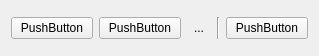
<?xml version="1.0" encoding="UTF-8"?>
<ui version="4.0">
 <class>ColourContextWidget</class>
 <widget class="QWidget" name="ColourContextWidget">
  <property name="geometry">
   <rect>
    <x>0</x>
    <y>0</y>
    <width>319</width>
    <height>56</height>
   </rect>
  </property>
  <property name="sizePolicy">
   <sizepolicy hsizetype="Preferred" vsizetype="Fixed">
    <horstretch>0</horstretch>
    <verstretch>0</verstretch>
   </sizepolicy>
  </property>
  <property name="windowTitle">
   <string>Form</string>
  </property>
  <layout class="QGridLayout" name="gridLayout">
   <item row="0" column="0">
    <widget class="ColourSwatch" name="primaryColourSwatch">
     <property name="text">
      <string>PushButton</string>
     </property>
    </widget>
   </item>
   <item row="0" column="4">
    <widget class="Line" name="line">
     <property name="orientation">
      <enum>Qt::Vertical</enum>
     </property>
    </widget>
   </item>
   <item row="0" column="2">
    <widget class="ColourSwatch" name="secondaryColourSwatch">
     <property name="text">
      <string>PushButton</string>
     </property>
    </widget>
   </item>
   <item row="0" column="5">
    <widget class="ColourSwatch" name="backgroundColourSwatch">
     <property name="text">
      <string>PushButton</string>
     </property>
    </widget>
   </item>
   <item row="0" column="3">
    <widget class="QToolButton" name="swapColoursButton">
     <property name="text">
      <string>...</string>
     </property>
     <property name="icon">
      <iconset theme="object-flip-horizontal">
       <normaloff/>
      </iconset>
     </property>
     <property name="iconSize">
      <size>
       <width>16</width>
       <height>16</height>
      </size>
     </property>
     <property name="autoRaise">
      <bool>true</bool>
     </property>
    </widget>
   </item>
  </layout>
 </widget>
 <customwidgets>
  <customwidget>
   <class>ColourSwatch</class>
   <extends>QPushButton</extends>
   <header>colourswatch.h</header>
  </customwidget>
 </customwidgets>
 <resources/>
 <connections/>
</ui>
